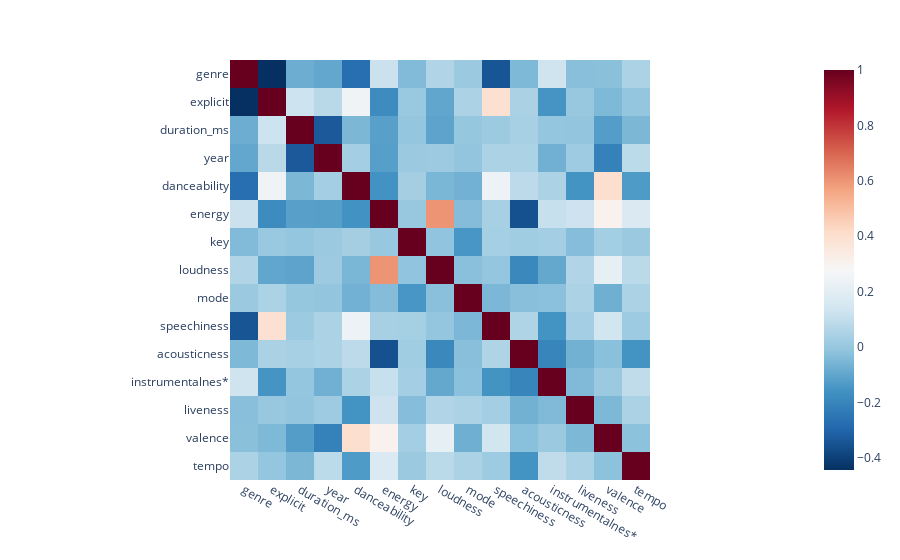

This figure's notebook cell:
### Code cell
explainer.explain()['correlation'].ipython_plot()

### Figure 1 — Plotly figure (JSON) as saved in the notebook; plotly's stock layout.template omitted (floating-point values rounded to 4 significant figures; data arrays with more than 128 entries replaced by an {"elided": "..."} marker saying what was removed)
{"data": [{"coloraxis": "coloraxis", "hovertemplate": "x: %{x}<br>y: %{y}<br>color: %{z}<extra></extra>", "name": "0", "type": "heatmap", "x": ["genre", "explicit", "duration_ms", "year", "danceability", "energy", "key", "loudness", "mode", "speechiness", "acousticness", "instrumentalnes*", "liveness", "valence", "tempo"], "xaxis": "x", "y": ["genre", "explicit", "duration_ms", "year", "danceability", "energy", "key", "loudness", "mode", "speechiness", "acousticness", "instrumentalnes*", "liveness", "valence", "tempo"], "yaxis": "y", "z": {"elided": "15x15 float values"}}], "layout": {"coloraxis": {"colorscale": [[0, "rgb(5,48,97)"], [0.1, "rgb(33,102,172)"], [0.2, "rgb(67,147,195)"], [0.3, "rgb(146,197,222)"], [0.4, "rgb(209,229,240)"], [0.5, "rgb(247,247,247)"], [0.6, "rgb(253,219,199)"], [0.7, "rgb(244,165,130)"], [0.8, "rgb(214,96,77)"], [0.9, "rgb(178,24,43)"], [1, "rgb(103,0,31)"]]}, "margin": {"t": 60}, "xaxis": {"anchor": "y", "constrain": "domain", "domain": [0, 1], "scaleanchor": "y"}, "yaxis": {"anchor": "x", "autorange": "reversed", "constrain": "domain", "domain": [0, 1]}}}
